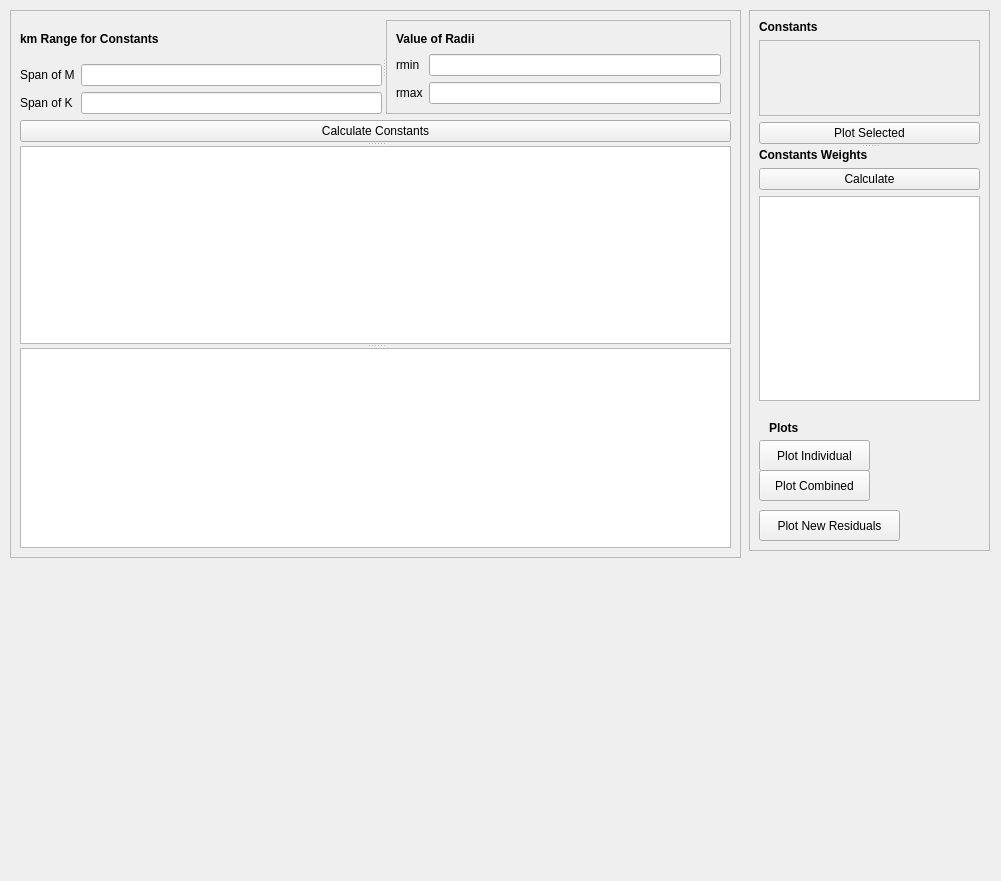
               <widget class="QWidget" name="scrollAreaWidgetContents_7">
                <property name="geometry">
                 <rect>
                  <x>0</x>
                  <y>0</y>
                  <width>1001</width>
                  <height>881</height>
                 </rect>
                </property>
                <widget class="QFrame" name="frame_37">
                 <property name="geometry">
                  <rect>
                   <x>10</x>
                   <y>10</y>
                   <width>731</width>
                   <height>548</height>
                  </rect>
                 </property>
                 <property name="frameShape">
                  <enum>QFrame::StyledPanel</enum>
                 </property>
                 <property name="frameShadow">
                  <enum>QFrame::Raised</enum>
                 </property>
                 <layout class="QVBoxLayout" name="verticalLayout_156">
                  <item>
                   <widget class="QSplitter" name="splitter_31">
                    <property name="orientation">
                     <enum>Qt::Vertical</enum>
                    </property>
                    <widget class="QSplitter" name="splitter_30">
                     <property name="orientation">
                      <enum>Qt::Vertical</enum>
                     </property>
                     <widget class="QWidget" name="layoutWidget">
                      <layout class="QVBoxLayout" name="verticalLayout_155">
                       <item>
                        <widget class="QSplitter" name="splitter_14">
                         <property name="orientation">
                          <enum>Qt::Horizontal</enum>
                         </property>
                         <widget class="QWidget" name="layoutWidget">
                          <layout class="QVBoxLayout" name="verticalLayout_122">
                           <item>
                            <widget class="QLabel" name="label_98">
                             <property name="text">
                              <string>&lt;html&gt;&lt;head/&gt;&lt;body&gt;&lt;p&gt;&lt;span style=&quot; font-weight:600;&quot;&gt;km Range for Constants&lt;/span&gt;&lt;/p&gt;&lt;/body&gt;&lt;/html&gt;</string>
                             </property>
                            </widget>
                           </item>
                           <item>
                            <layout class="QHBoxLayout" name="horizontalLayout_23">
                             <item>
                              <layout class="QVBoxLayout" name="verticalLayout_121">
                               <item>
                                <widget class="QLabel" name="label_99">
                                 <property name="text">
                                  <string>Span of M</string>
                                 </property>
                                </widget>
                               </item>
                               <item>
                                <widget class="QLabel" name="label_100">
                                 <property name="text">
                                  <string>Span of K</string>
                                 </property>
                                </widget>
                               </item>
                              </layout>
                             </item>
                             <item>
                              <layout class="QVBoxLayout" name="verticalLayout_120">
                               <item>
                                <widget class="QLineEdit" name="lineEdit_52"/>
                               </item>
                               <item>
                                <widget class="QLineEdit" name="lineEdit_53"/>
                               </item>
                              </layout>
                             </item>
                            </layout>
                           </item>
                          </layout>
                         </widget>
                         <widget class="QFrame" name="frame_14">
                          <property name="frameShape">
                           <enum>QFrame::StyledPanel</enum>
                          </property>
                          <property name="frameShadow">
                           <enum>QFrame::Raised</enum>
                          </property>
                          <layout class="QVBoxLayout" name="verticalLayout_119">
                           <item>
                            <layout class="QVBoxLayout" name="verticalLayout_118">
                             <item>
                              <widget class="QLabel" name="label_95">
                               <property name="text">
                                <string>&lt;html&gt;&lt;head/&gt;&lt;body&gt;&lt;p&gt;&lt;span style=&quot; font-weight:600;&quot;&gt;Value of Radii&lt;/span&gt;&lt;/p&gt;&lt;/body&gt;&lt;/html&gt;</string>
                               </property>
                              </widget>
                             </item>
                             <item>
                              <layout class="QHBoxLayout" name="horizontalLayout_19">
                               <item>
                                <layout class="QVBoxLayout" name="verticalLayout_117">
                                 <item>
                                  <widget class="QLabel" name="label_96">
                                   <property name="text">
                                    <string>&lt;html&gt;&lt;head/&gt;&lt;body&gt;&lt;p&gt;rmin&lt;/p&gt;&lt;/body&gt;&lt;/html&gt;</string>
                                   </property>
                                  </widget>
                                 </item>
                                 <item>
                                  <widget class="QLabel" name="label_97">
                                   <property name="text">
                                    <string>&lt;html&gt;&lt;head/&gt;&lt;body&gt;&lt;p&gt;rmax&lt;/p&gt;&lt;/body&gt;&lt;/html&gt;</string>
                                   </property>
                                  </widget>
                                 </item>
                                </layout>
                               </item>
                               <item>
                                <layout class="QVBoxLayout" name="verticalLayout_116">
                                 <item>
                                  <widget class="QLineEdit" name="lineEdit_37"/>
                                 </item>
                                 <item>
                                  <widget class="QLineEdit" name="lineEdit_38"/>
                                 </item>
                                </layout>
                               </item>
                              </layout>
                             </item>
                            </layout>
                           </item>
                          </layout>
                         </widget>
                        </widget>
                       </item>
                       <item>
                        <widget class="QPushButton" name="pushButton_36">
                         <property name="text">
                          <string>Calculate Constants</string>
                         </property>
                        </widget>
                       </item>
                      </layout>
                     </widget>
                     <widget class="QTableWidget" name="tableWidget_12"/>
                    </widget>
                    <widget class="QTableWidget" name="tableWidget_13"/>
                   </widget>
                  </item>
                 </layout>
                </widget>
                <widget class="QFrame" name="frame_38">
                 <property name="geometry">
                  <rect>
                   <x>749</x>
                   <y>10</y>
                   <width>241</width>
                   <height>541</height>
                  </rect>
                 </property>
                 <property name="frameShape">
                  <enum>QFrame::StyledPanel</enum>
                 </property>
                 <property name="frameShadow">
                  <enum>QFrame::Raised</enum>
                 </property>
                 <widget class="QLabel" name="label_103">
                  <property name="geometry">
                   <rect>
                    <x>20</x>
                    <y>410</y>
                    <width>41</width>
                    <height>16</height>
                   </rect>
                  </property>
                  <property name="text">
                   <string>&lt;html&gt;&lt;head/&gt;&lt;body&gt;&lt;p&gt;&lt;span style=&quot; font-weight:600;&quot;&gt;Plots&lt;/span&gt;&lt;/p&gt;&lt;/body&gt;&lt;/html&gt;</string>
                  </property>
                 </widget>
                 <widget class="QPushButton" name="pushButton_39">
                  <property name="geometry">
                   <rect>
                    <x>10</x>
                    <y>430</y>
                    <width>111</width>
                    <height>31</height>
                   </rect>
                  </property>
                  <property name="text">
                   <string>Plot Individual</string>
                  </property>
                 </widget>
                 <widget class="QSplitter" name="splitter_32">
                  <property name="geometry">
                   <rect>
                    <x>10</x>
                    <y>10</y>
                    <width>221</width>
                    <height>381</height>
                   </rect>
                  </property>
                  <property name="orientation">
                   <enum>Qt::Vertical</enum>
                  </property>
                  <widget class="QWidget" name="layoutWidget">
                   <layout class="QVBoxLayout" name="verticalLayout_158">
                    <item>
                     <layout class="QVBoxLayout" name="verticalLayout_157">
                      <item>
                       <widget class="QLabel" name="label_101">
                        <property name="text">
                         <string>&lt;html&gt;&lt;head/&gt;&lt;body&gt;&lt;p&gt;&lt;span style=&quot; font-weight:600;&quot;&gt;Constants&lt;/span&gt;&lt;/p&gt;&lt;/body&gt;&lt;/html&gt;</string>
                        </property>
                       </widget>
                      </item>
                      <item>
                       <widget class="QScrollArea" name="scrollArea_10">
                        <property name="widgetResizable">
                         <bool>true</bool>
                        </property>
                        <widget class="QWidget" name="scrollAreaWidgetContents_10">
                         <property name="geometry">
                          <rect>
                           <x>0</x>
                           <y>0</y>
                           <width>215</width>
                           <height>76</height>
                          </rect>
                         </property>
                        </widget>
                       </widget>
                      </item>
                     </layout>
                    </item>
                    <item>
                     <widget class="QPushButton" name="pushButton_37">
                      <property name="text">
                       <string>Plot Selected</string>
                      </property>
                     </widget>
                    </item>
                   </layout>
                  </widget>
                  <widget class="QWidget" name="layoutWidget">
                   <layout class="QVBoxLayout" name="verticalLayout_159">
                    <item>
                     <widget class="QLabel" name="label_102">
                      <property name="text">
                       <string>&lt;html&gt;&lt;head/&gt;&lt;body&gt;&lt;p&gt;&lt;span style=&quot; font-weight:600;&quot;&gt;Constants Weights&lt;/span&gt;&lt;/p&gt;&lt;/body&gt;&lt;/html&gt;</string>
                      </property>
                     </widget>
                    </item>
                    <item>
                     <widget class="QPushButton" name="pushButton_38">
                      <property name="text">
                       <string>Calculate</string>
                      </property>
                     </widget>
                    </item>
                    <item>
                     <widget class="QTableWidget" name="tableWidget_14"/>
                    </item>
                   </layout>
                  </widget>
                 </widget>
                 <widget class="QPushButton" name="pushButton_40">
                  <property name="geometry">
                   <rect>
                    <x>10</x>
                    <y>460</y>
                    <width>111</width>
                    <height>31</height>
                   </rect>
                  </property>
                  <property name="text">
                   <string>Plot Combined</string>
                  </property>
                 </widget>
                 <widget class="QPushButton" name="pushButton_41">
                  <property name="geometry">
                   <rect>
                    <x>10</x>
                    <y>500</y>
                    <width>141</width>
                    <height>31</height>
                   </rect>
                  </property>
                  <property name="text">
                   <string>Plot New Residuals</string>
                  </property>
                 </widget>
                </widget>
               </widget>
